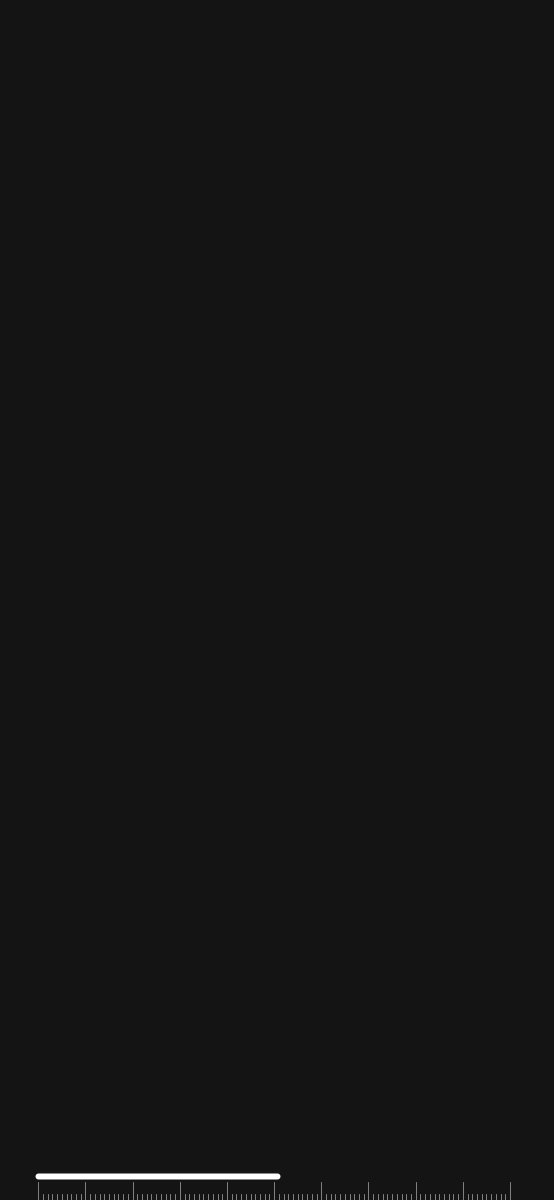
Frame 1 (no input)
Frame 60 (the mouse pressed at the canvas centre just before this capture): identical to frame 1, image omitted
Frame 120 (the mouse held since frame 60 and released just before this capture): identical to frame 1, image omitted

The Processing sketch that drew this single still picture (run headless with seeded random() and noise(); from frame 60 on, the mouse is pressed at the canvas centre):

// Processing sketch: Progress_Bar
// ── Progress_Bar.pde
float progress = 0;


void setup() {
  // Init sketch
  size(554, 1200);
  frameRate(60);
}



void draw() {
  background(#141414);
  
  drawProgress();
  drawBottomTimeline();
}



void drawBottomTimeline() {
  int ticks = 101;
  float tickSeparation = (width-width*0.14)/ticks;
  strokeWeight(1);
  noFill();
  stroke(128);
  for (int i = 0; i < ticks; i++) {
    float tickHeight = height*0.995;
    if (i%10 == 0) {
      tickHeight = height*0.985;
    }
    line(width*0.07+i*tickSeparation, height, width*0.07+i*tickSeparation, tickHeight);
  }
}




// Draw the vertical progress bar
void drawProgress() {
  noFill();
  stroke(255);
  strokeWeight(6);
  float lineWidth;

  if (progress <= 50) {
    lineWidth = map(progress, 0, 50, width/2, width*0.07);
    float positionLeft = map(progress, 0, 50, width*0.07, width/2);
    line(positionLeft, height*0.98, positionLeft+lineWidth-width*0.07, height*0.98);
  } else {
    lineWidth = map(progress, 50, 100, width/2, width-width*0.07);
    line(width/2, height*0.98, lineWidth, height*0.98);
  }
}



// Map mouse wheel event to <progress> variable
float mouseSensitivity = 0.1;
void mouseWheel(MouseEvent event) {
  float change = event.getCount() * mouseSensitivity;
  if (progress+change >= 0 && progress+change <= 100) {
    progress += change;
  }
}
